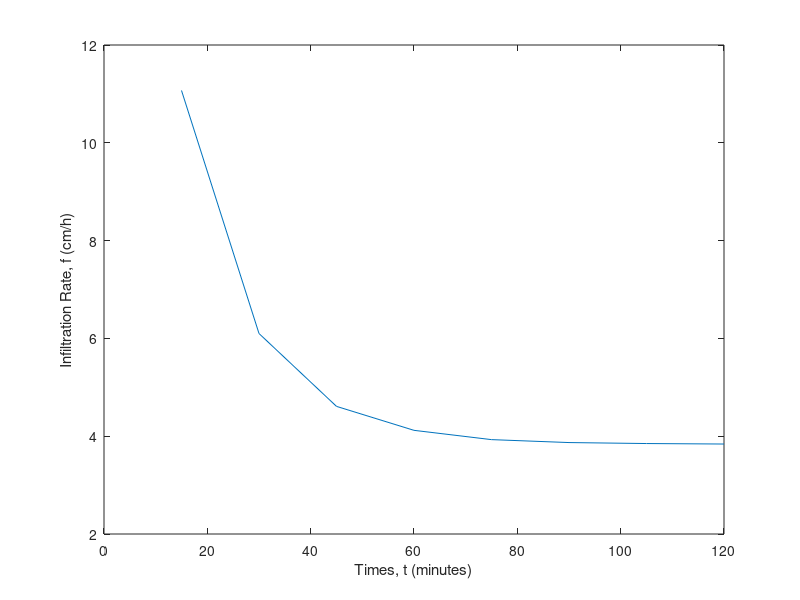

Source code (MATLAB): (Note: this script raises an error after producing the figure.)
% EMTH-171 WEEK-6
% John Elliott and Samuel Vallance
% Using Newtons-Method to find the infiltration of water and therefore the
% runoff of water when rain occurs

% Reset vital environment
clear
clc
close all


% ==============================| Plotting |==============================


timearray = [0, 15, 30, 45, 60, 75, 90, 105, 120];
infiltration = [11.07, 6.10, 4.61, 4.12, 3.93, 3.87, 3.85, 3.84];
cumInfiltration = [0.00, 0.50, 1.30, 2.50, 3.58, 4.28, 4.58, 4.68, 4.78];
runoff = [0, 0, 0, 0, 0.42, 0, 0, 0, 0];
incremental = [0.0, 0.5, 0.8, 1.2, 1.5, 0.7, 0.3, 0.1, 0.1];

figure(1)
plot(timearray(2:end), infiltration)
ylabel('Infiltration Rate, f (cm/h)')
xlabel('Times, t (minutes)')
yyaxis right

hold on
plot(timearray, cumInfiltration) 
ylabel('Cumulative Rate, F(cm)')
legend('Infiltration Rate, f (cm/h)','Cumulative Infiltration, F(cm)')
hold off
ylim([0,12])
xlim([0,140])

figure(2)
plot(timearray, incremental)
ylabel('Incremental (cm)')
xlabel('Times (minutes)')

hold on
plot(timearray, runoff) 
legend('Rainfall Incremental, (cm)','Runoff Incremental,(cm)')
hold off
ylim([0,1.6])
xlim([0,140])

